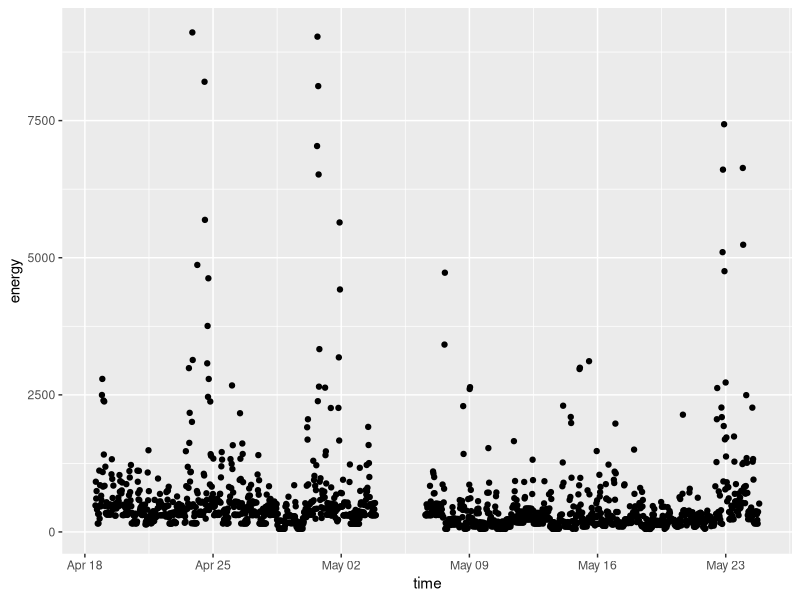
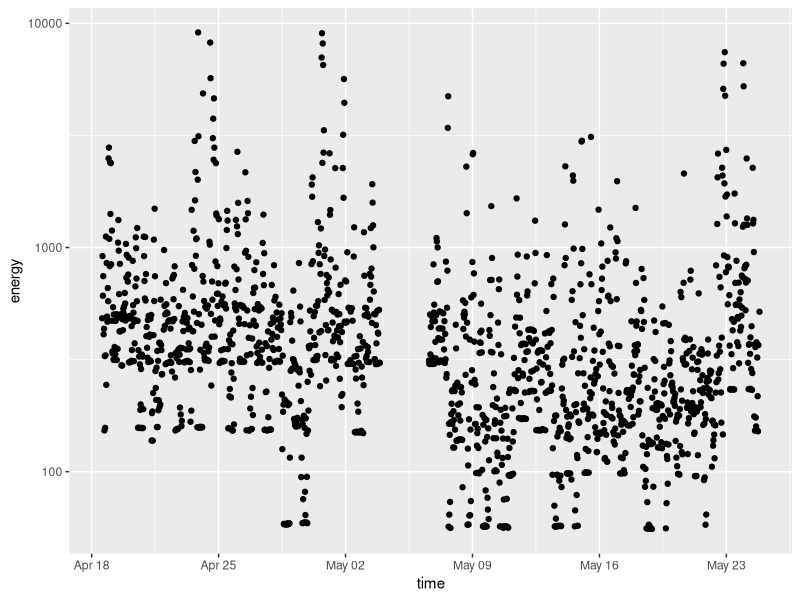
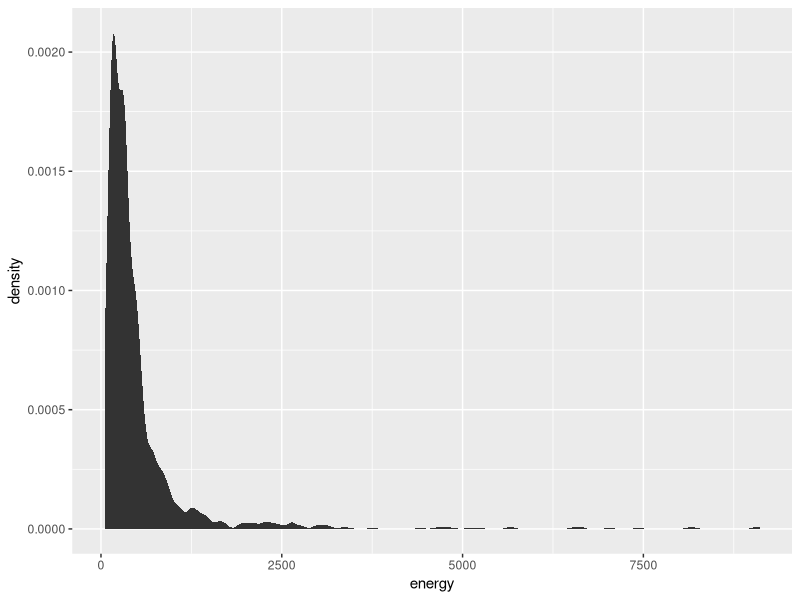
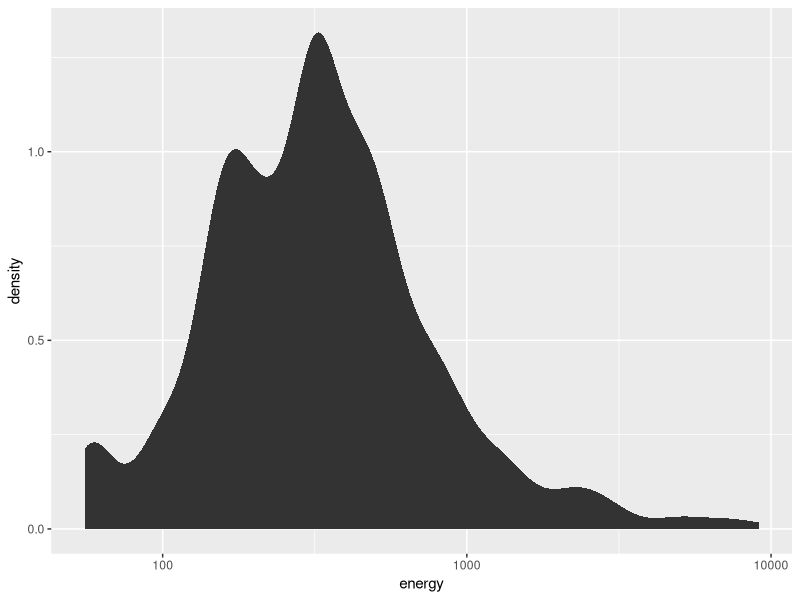
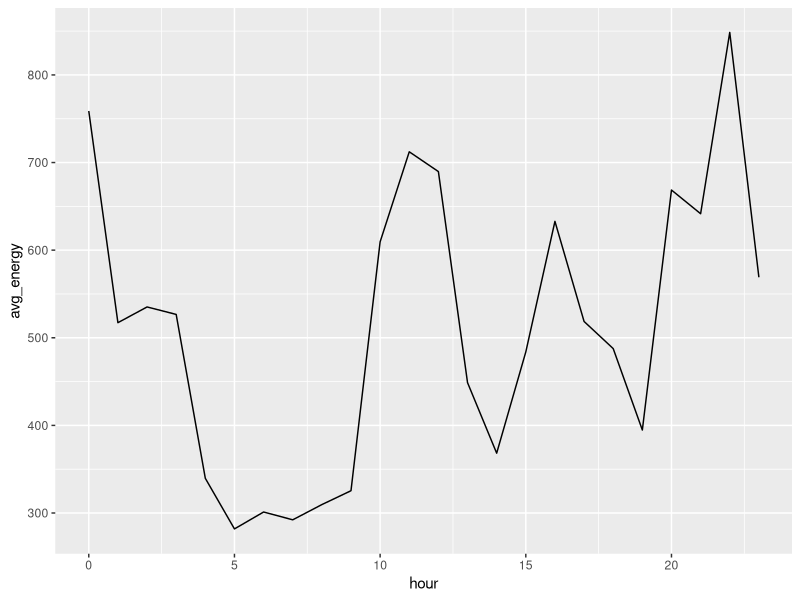
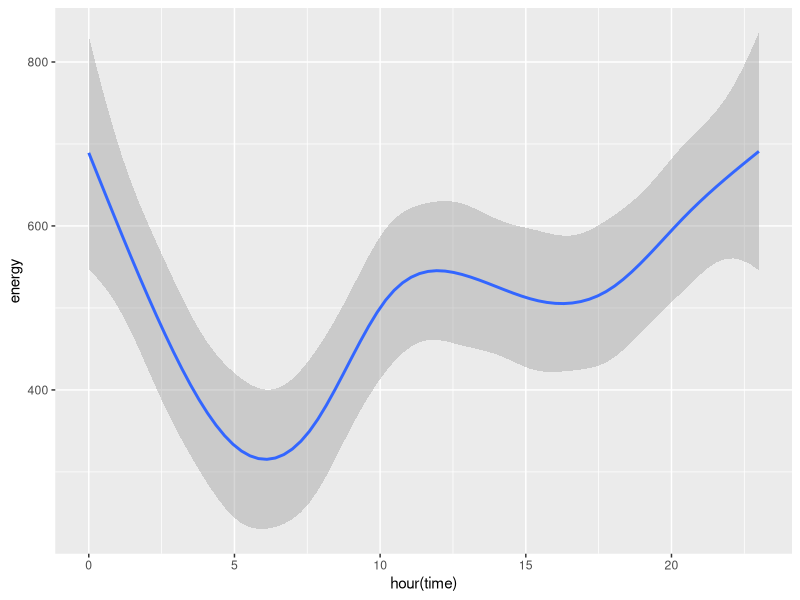
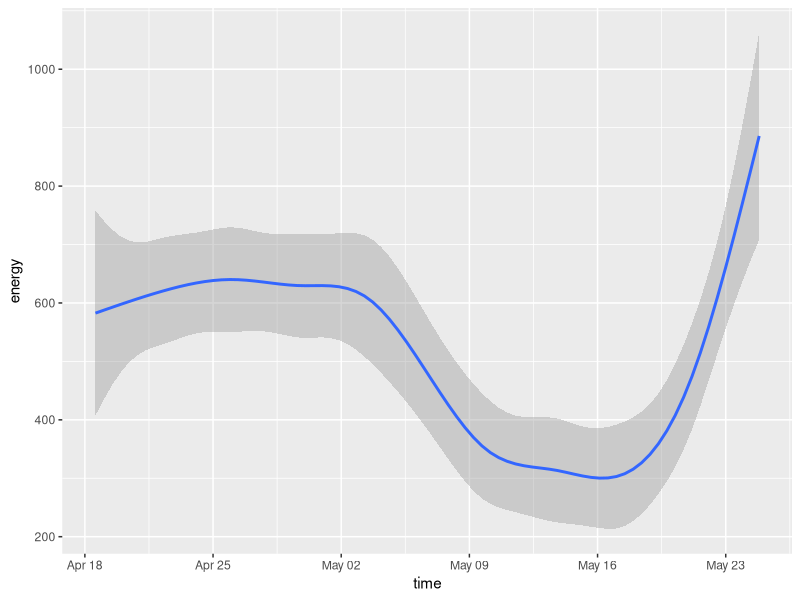
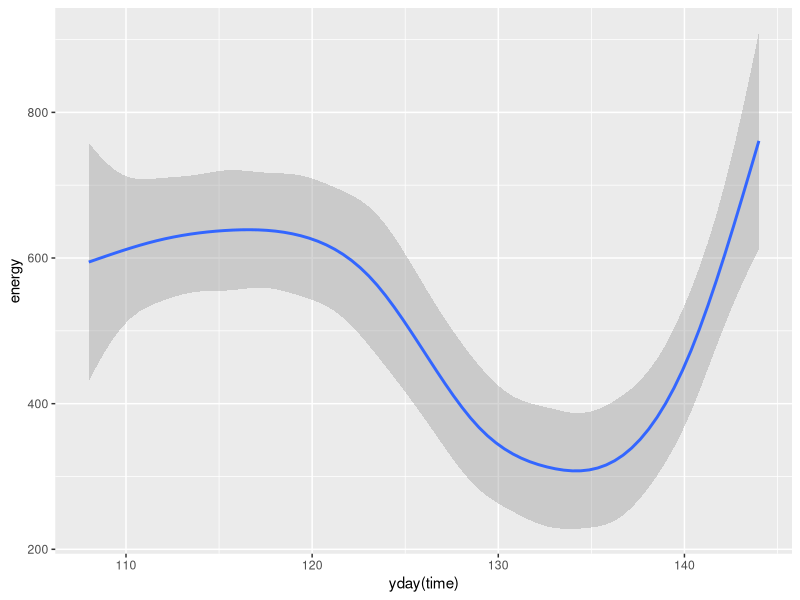

These charts were generated, in order, by the following R code:
# Load libraries ===========================================
require(lubridate)
require(ggplot2)
require(plyr) # dplyr is a bit more elegant, but isn't in CRAN yet 

# Load data ============================================
total_watt <- read.csv("../../data/total_watt.csv", 
											 col.names = c('time','energy'), 
											 stringsAsFactors = F
)

# clean data =====================================
total_watt$time <- ymd_hms(total_watt$time)

# exploration and visualization ==================================
ggplot(total_watt) + geom_point(aes(x = time, y = energy))
# conclusion: there's a gap, otherwise quite unenlightening

ggplot(total_watt) + geom_point(aes(x = time, y = energy)) + scale_y_log10()
# this is still quite unenlightening.

# to investigate outliers, we'll plot a kde of energy consumption
# but first we must check that each consumption reading is over the same length of time
durations_temp <- as.duration(interval(total_watt$time[-length(total_watt$time)], total_watt$time[-1]))
summary(durations_temp)
durations_temp[durations_temp!=1800,]
# conclusion: vast majority of readings are half hourly, so we're good to go on a kde.

# plot the kde:
ggplot(total_watt) + stat_density(aes(x = energy))
# those outliers look interesting. Maybe a log scale would help see what's going on?
ggplot(total_watt) + stat_density(aes(x = energy)) + scale_x_log10()
# or not, as the case may be.

# Let's think about these outliers for a second:
# are they the result of typical usage?
with(total_watt, sum(energy > 1500) / length(energy) * 24)
# so, on average, 1.125 half hour periods every day are outlying.
# the big electricty draws in a house will be heating applications: air heating, laundry, cooking
# so these outliers could plausibly be one particular application, say an oven or a tumble dryer.

# so how do we work out what the application is? aggregating over time!
ggplot(ddply(.data = total_watt, .variables = c(hour = .(hour(time))), .fun = summarise,
						 avg_energy = mean(energy))
			 ) + geom_line(aes(x = hour, y = avg_energy))
# so this is alright, we can see people cooking lunch. Variance would be nice, though
ggplot(total_watt) + stat_smooth(aes(x = hour(time), y = energy))
# much better visualization, and nicer code too.
# (the line is a loess line, the grey area is 0.95 confidence interval)

# this plot over half hour intervals:
ggplot(total_watt) + stat_smooth(aes(x = time, y = energy))
# doesn't really reveal much more. 
# Unfortunately this plot hides the period of no measurment in early May,
# but it does show that consumption drops ~50% over the unmeasured period
# before rebounding at the end of May

# visualize the dataset by day =======================================
ggplot(total_watt) + stat_smooth(aes(x = yday(time), y = energy))
# this is per day of the year. Doesn't really have any advantage over half hour intervals.

ggplot(total_watt) + stat_boxplot(aes(x = factor(yday(time)), y = energy))
# this isn't really much use, and looks pretty messy.

# clustering days ============================================
# The simplest thing to do here it to take one average reading for each day.
# More advanced stuff could involve clustering days by the distribution of usage inside that day

# first, we need to aggregate aggregate
total_watt_daily <- ddply(.data = total_watt, .variables = c(yday = .(yday(time))), .fun = summarise,
													avg_energy = mean(energy)
													)

# now let's do k-means
clusters_kmeans <- kmeans(x = total_watt_daily$avg_energy, 
													centers = 3)
# and view the results:
clusters_kmeans

# we'll assign the clusters back to the aggregated days
total_watt_daily$cluster <- clusters_kmeans$centers[clusters_kmeans$cluster]
# and see the results
ggplot(total_watt_daily[order(total_watt_daily$avg_energy),]) + geom_point(aes(x = 1:nrow(total_watt_daily), y = avg_energy, colour = factor(cluster)))
# The highest energy consumption cluster does seem to be somewhat different.
# the line between the lower two seems a bit arbitrary, though
# let's see the results another way
total_watt$daily_cluster_centre <- total_watt_daily[match(yday(total_watt$time), total_watt_daily$yday),'cluster']
ggplot(total_watt) + stat_boxplot(aes(x = factor(yday(time)), y = energy, colour = factor(daily_cluster_centre)))
# this seems to show that the high values are heavily driven by outliers